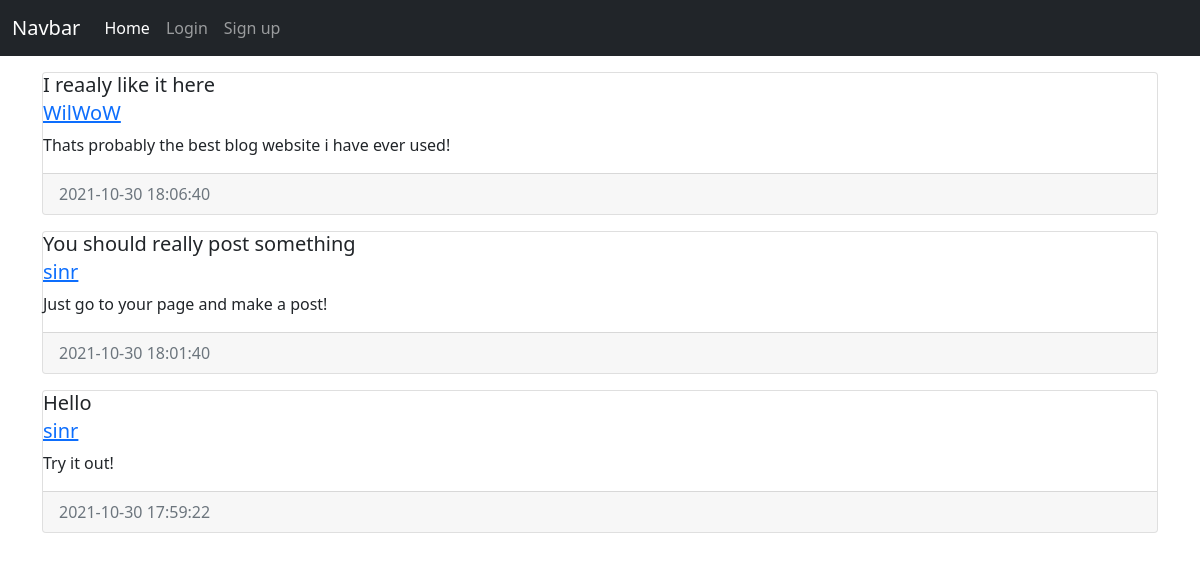
The page / on the database its author committed.
### website/models.py (models this page shows, shortened)
class BlogPost(db.Model):
    post_id = db.Column(db.Integer, primary_key=True)
    user_id = db.Column(db.Integer, ForeignKey(User.user_id))
    title = db.Column(db.String(150))
    summary = db.Column(db.Text, nullable=True)
    created_at = db.Column(db.DateTime)
    updated_at = db.Column(db.DateTime)
    url_slug = db.Column(db.String(150))
    content = db.Column(db.Text)
    comments = db.relationship('Comment', backref='post', passive_deletes=True)

class User(UserMixin,db.Model):
    user_id = db.Column(db.Integer, primary_key=True)
    username = db.Column(db.String(128),unique=True)
    email = db.Column(db.String(150), unique=True)
    password_hash = db.Column(db.String(150))
    first_name = db.Column(db.String(150))
    last_name = db.Column(db.String(150))
    description = db.Column(db.Text, nullable=True)
    avatar = db.Column(db.String(150), nullable=True)
    date_created = db.Column(db.DateTime)
    urlSlug = db.Column(db.String(150), unique=True)
    comments = db.relationship('Comment', backref='user', passive_deletes=True)

### website/views.py (the view)
@views.route('/')
def home():
    posts = db.session.query(BlogPost).order_by(BlogPost.post_id.desc())
    users = db.session.query(User).all()
    return render_template("home.html", posts = posts, user=current_user, users = users)

### website/templates/home.html
{% extends "base.html" %} {% block title %}Home{% endblock %} {%block body%} {%for post in posts%}
<div class="container">
    <div class="mt-3 mb-3">
        <div class="card">
            <h5 class="card-title">{{post.title}}</h5>
            {%for user in users%} {%if post.user_id == user.user_id%}
            <h5 class="card-subtitle mb-2 text-muted"><a href="{{ url_for( 'auth.user', urlSlug = user.urlSlug) }}">{{user.username}}</a></h5>
            {%endif%} {%endfor%}
            <p class="card-text">{{post.content}}</p>
            <div class="card-footer text-muted">{{post.created_at.strftime("%Y-%m-%d %H:%M:%S")}}</div>
        </div>
    </div>
</div>
{%endfor%} {%endblock%}

### website/templates/base.html (shortened to what this page needs)
<!DOCTYPE html>
<html>
<head>
    <link href="https://cdn.jsdelivr.net/npm/bootstrap@5.0.2/dist/css/bootstrap.min.css" rel="stylesheet">
</head>
<body>
    <nav class="navbar navbar-expand-lg navbar-dark bg-dark">
        <div class="container-fluid">
            <a class="navbar-brand">Navbar</a>
            <div class="collapse navbar-collapse" id="navbarNavAltMarkup">
                <div class="navbar-nav">
                    <a class="nav-link active" href="/">Home</a> {% if current_user.is_authenticated %}
                    <a class="nav-link" href="/logout">Logout</a>
                    <a class="nav-link" href="{{ url_for( 'auth.user', urlSlug = user.urlSlug) }}">Your posts</a> {% else %}
                    <a class="nav-link" href="/login">Login</a>
                    <a class="nav-link" href="/sign_up">Sign up</a> {% endif %}
                </div>
            </div>
        </div>
    </nav>
     {%block body%}{%endblock%}
</body>
</html>

### rows shown on the page
BlogPost: title "I reaaly like it here", content "Thats probably the best blog website i have ever used!", created_at "2021-10-30 18:06:40"
User: username "WilWoW"
BlogPost: title "You should really post something", content "Just go to your page and make a post!", created_at "2021-10-30 18:01:40"
User: username "sinr"
BlogPost: title "Hello", content "Try it out!", created_at "2021-10-30 17:59:22"
